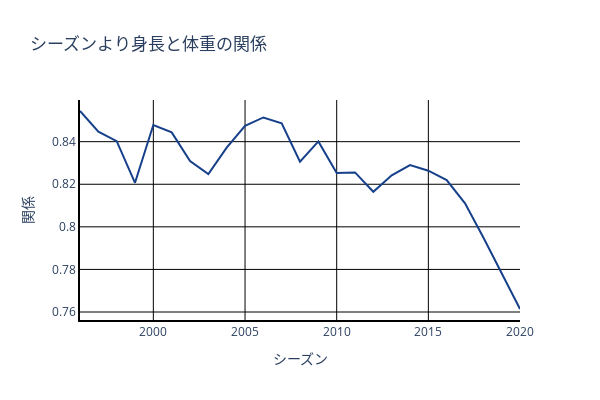

Here is the notebook cell this chart was saved with:
### Markdown cell above
#### シーズンより

### Code cell
corr_over_seasons = df.groupby('season')[['player_weight','player_height']].corr().unstack().iloc[:,1]
fig = go.Figure()
fig.add_trace(go.Scatter(x=corr_over_seasons.index, 
                         y=corr_over_seasons.values,
                         mode='lines',
                         name='lines',
                         line=dict(color='#17408b')))
fig.update_layout(
    title='シーズンより身長と体重の関係',
    xaxis_title='シーズン',
    yaxis_title='関係',
    plot_bgcolor='rgba(0,0,0,0)',
    width=600, height=400)
fig.update_xaxes(showline=True, linewidth=2, linecolor='black', gridcolor='black')
fig.update_yaxes(showline=True, linewidth=2, linecolor='black', gridcolor='black')
fig.show()

### Figure 1 — Plotly figure (JSON) as saved in the notebook; plotly's stock layout.template omitted (floating-point values rounded to 4 significant figures)
{"data": [{"line": {"color": "#17408b"}, "mode": "lines", "name": "lines", "type": "scatter", "x": ["1996-01-01T00:00:00", "1997-01-01T00:00:00", "1998-01-01T00:00:00", "1999-01-01T00:00:00", "2000-01-01T00:00:00", "2001-01-01T00:00:00", "2002-01-01T00:00:00", "2003-01-01T00:00:00", "2004-01-01T00:00:00", "2005-01-01T00:00:00", "2006-01-01T00:00:00", "2007-01-01T00:00:00", "2008-01-01T00:00:00", "2009-01-01T00:00:00", "2010-01-01T00:00:00", "2011-01-01T00:00:00", "2012-01-01T00:00:00", "2013-01-01T00:00:00", "2014-01-01T00:00:00", "2015-01-01T00:00:00", "2016-01-01T00:00:00", "2017-01-01T00:00:00", "2018-01-01T00:00:00", "2019-01-01T00:00:00", "2020-01-01T00:00:00"], "y": [0.8544, 0.8447, 0.8402, 0.8207, 0.8478, 0.8444, 0.8309, 0.8248, 0.8372, 0.8474, 0.8514, 0.8487, 0.8306, 0.8401, 0.8253, 0.8256, 0.8165, 0.8242, 0.829, 0.8264, 0.822, 0.8111, 0.795, 0.7784, 0.7614]}], "layout": {"height": 400, "plot_bgcolor": "rgba(0,0,0,0)", "title": {"text": "シーズンより身長と体重の関係"}, "width": 600, "xaxis": {"gridcolor": "black", "linecolor": "black", "linewidth": 2, "showline": true, "title": {"text": "シーズン"}}, "yaxis": {"gridcolor": "black", "linecolor": "black", "linewidth": 2, "showline": true, "title": {"text": "関係"}}}}
